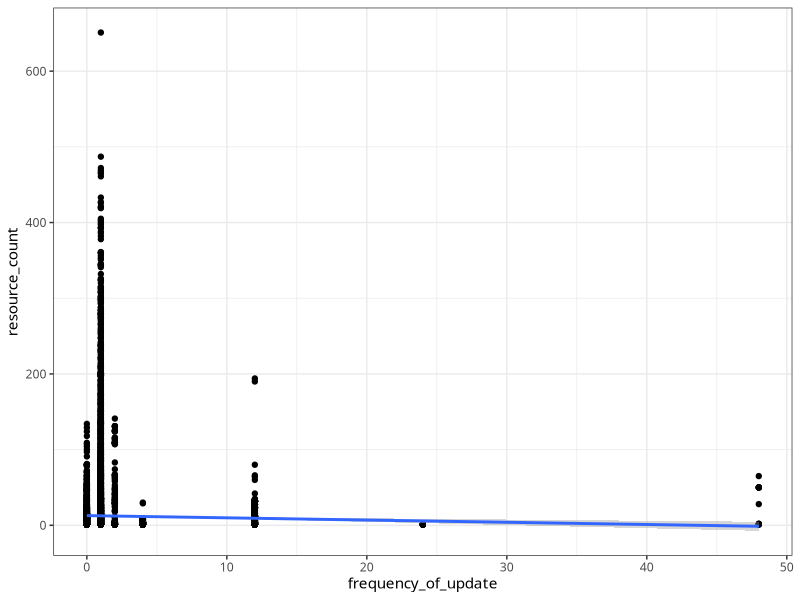

Source code (R):
library(ggplot2)

# 取得元：　http://www.itdashboard.go.jp/Statistics/opendata
total.data = read.csv("total_mine.csv", encoding = "UTF-8")


# 更新頻度とリソース数の分布図
total.data.frequency.filter = total.data[total.data$frequency_of_update<100, c("dataset_id","publisher","group_title","frequency_of_update","language","year","data_format","resource_count")]
ggplot(total.data.frequency.filter, aes(x=frequency_of_update, y=resource_count)) +
  geom_point() + 
  theme_bw(base_family = "HiraKakuProN-W3") +
  geom_smooth(method="lm")

